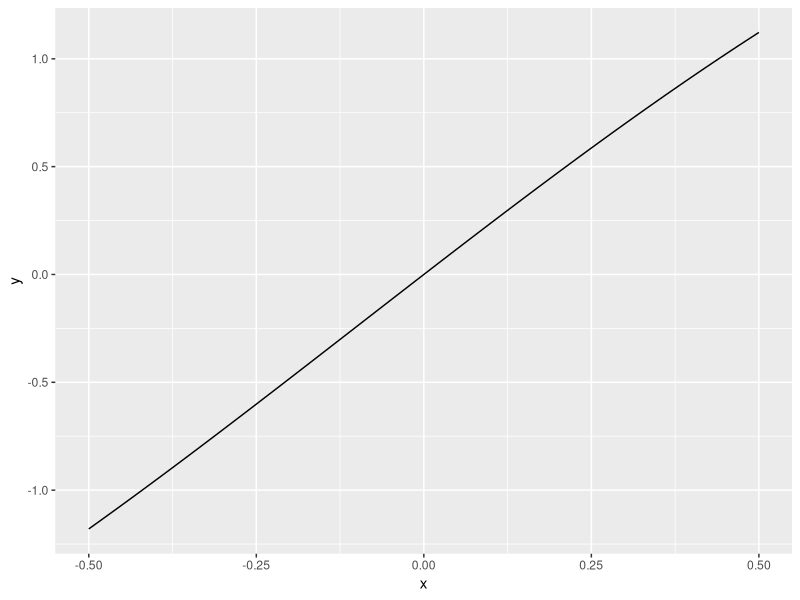
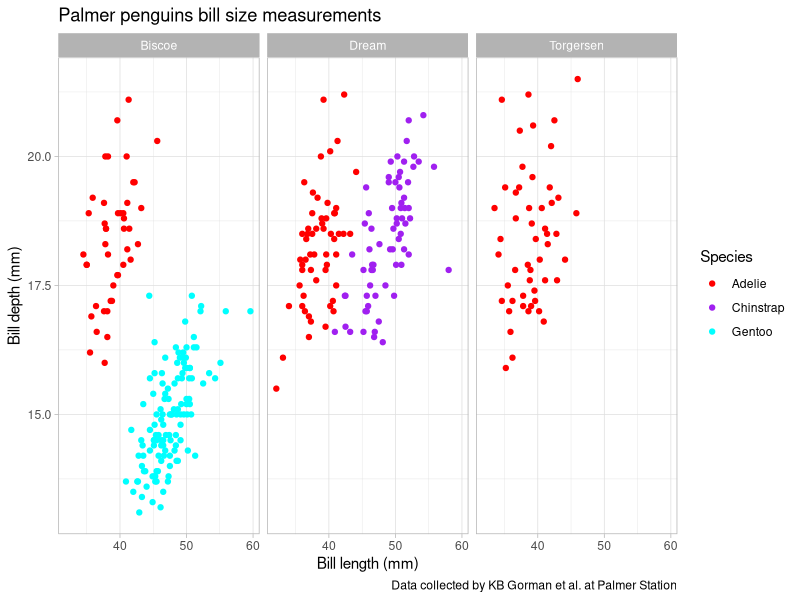
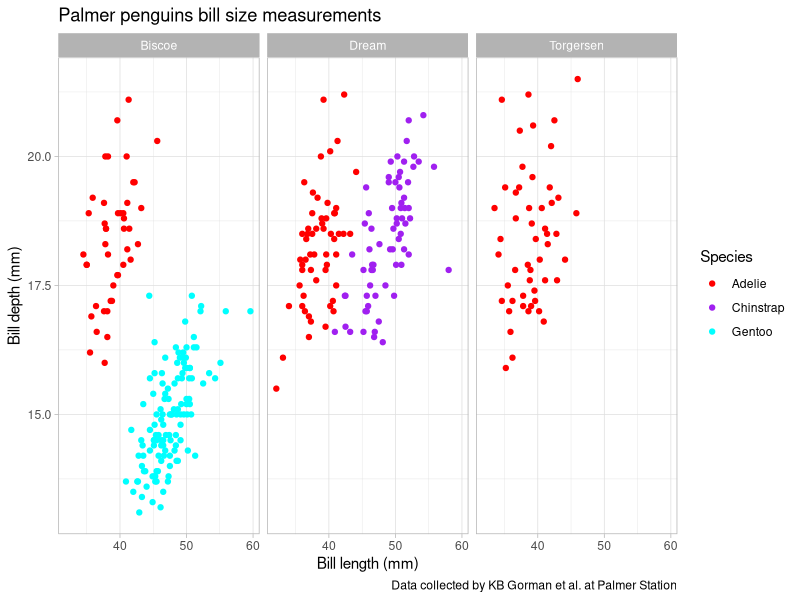

The R script that drew these images, in order:
## ---- chunk 1
knitr::opts_chunk$set(echo = TRUE)

library(tidyverse)
library(palmerpenguins)

## ---- chunk 2
# First order univariate derivatives, A
fx <- expression(x^2)

df_dx <- D(expr = fx, name = 'x')

df_dx

x <- 3
eval(expr = df_dx)
## ---- chunk 3
# First order univariate derivatives, B
Pa <- expression(2 * (3*a + 2) ^ 4 - 5)

dP_da <- D(expr = Pa, name = 'a')

dP_da

a <- 1.2
eval(expr = dP_da)
## ---- chunk 4
# First order univariate derivatives, C

gt <- expression(-4*t / (t^2 + 1)^3)

dg_dt <- D(expr = gt, name = 't')

dg_dt

t <- 0
eval(expr = dg_dt)
## ---- chunk 5
# Find the second derivative with respect to z for:

# First find the first derivative 
Gz <- expression(4.6 - 1.9*z^3)

dG_dz <- D(expr = Gz, name = 'z')

dG_dz

# Then find the second derivative 

d2G_dz2 <- D(expr = dG_dz, name = 'z')

d2G_dz2
## ---- chunk 6
# Find all partials of the following function:

# First for x
Fxyz <- expression(y*2*x^2 - 3*x + 1 + x*4*z^4)

dF_dx <- D(expr = Fxyz, name = 'x')

dF_dx

# Then for y 

dF_dy <- D(expr = Fxyz, name = 'y')

dF_dy

# Then for z

dF_dz <- D(expr = Fxyz, name = 'z')

dF_dz
## ---- chunk 7
# Section 4, create a plot of the function: 

eq <- function(x) {sin(x)*2.4*exp(-0.05*x)}
ggplot(data = data.frame(x = c(-0.5, 0.5)), aes(x = x)) +
stat_function(fun = eq)


## ---- chunk 8
# Section 4, create a ggplot graph of penguin bill length versus bill depth

ggplot(data = penguins, aes(x = bill_length_mm, y = bill_depth_mm)) +
  geom_point(aes(color = species)) +
  scale_color_manual(values = c("red", "purple", "cyan")) +
  labs(x = "Bill length (mm)",
       y = "Bill depth (mm)",
       title = "Palmer penguins bill size measurements",
       caption = "Data collected by KB Gorman et al. at Palmer Station",
       color = "Species") +
  facet_wrap(~island) + 
  theme_light()
## ---- chunk 9
ggplot(data = penguins, aes(x = bill_length_mm, y = bill_depth_mm)) +
  geom_point(aes(color = species)) +
  scale_color_manual(values = c("red", "purple", "cyan")) +
  labs(x = "Bill length (mm)",
       y = "Bill depth (mm)",
       title = "Palmer penguins bill size measurements",
       caption = "Data collected by KB Gorman et al. at Palmer Station",
       color = "Species") +
  facet_wrap(~island) + 
  theme_light()
